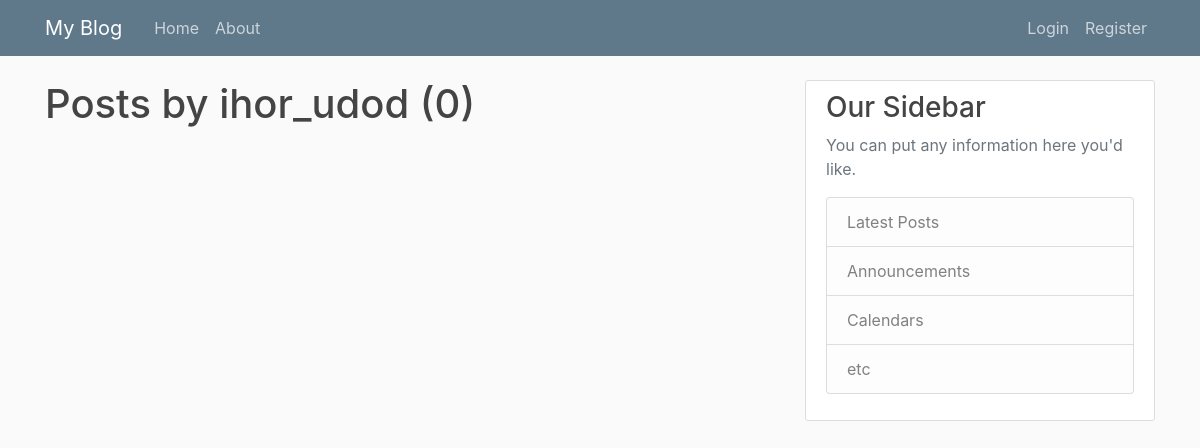
The page /user/ihor_udod on the database as committed earlier.
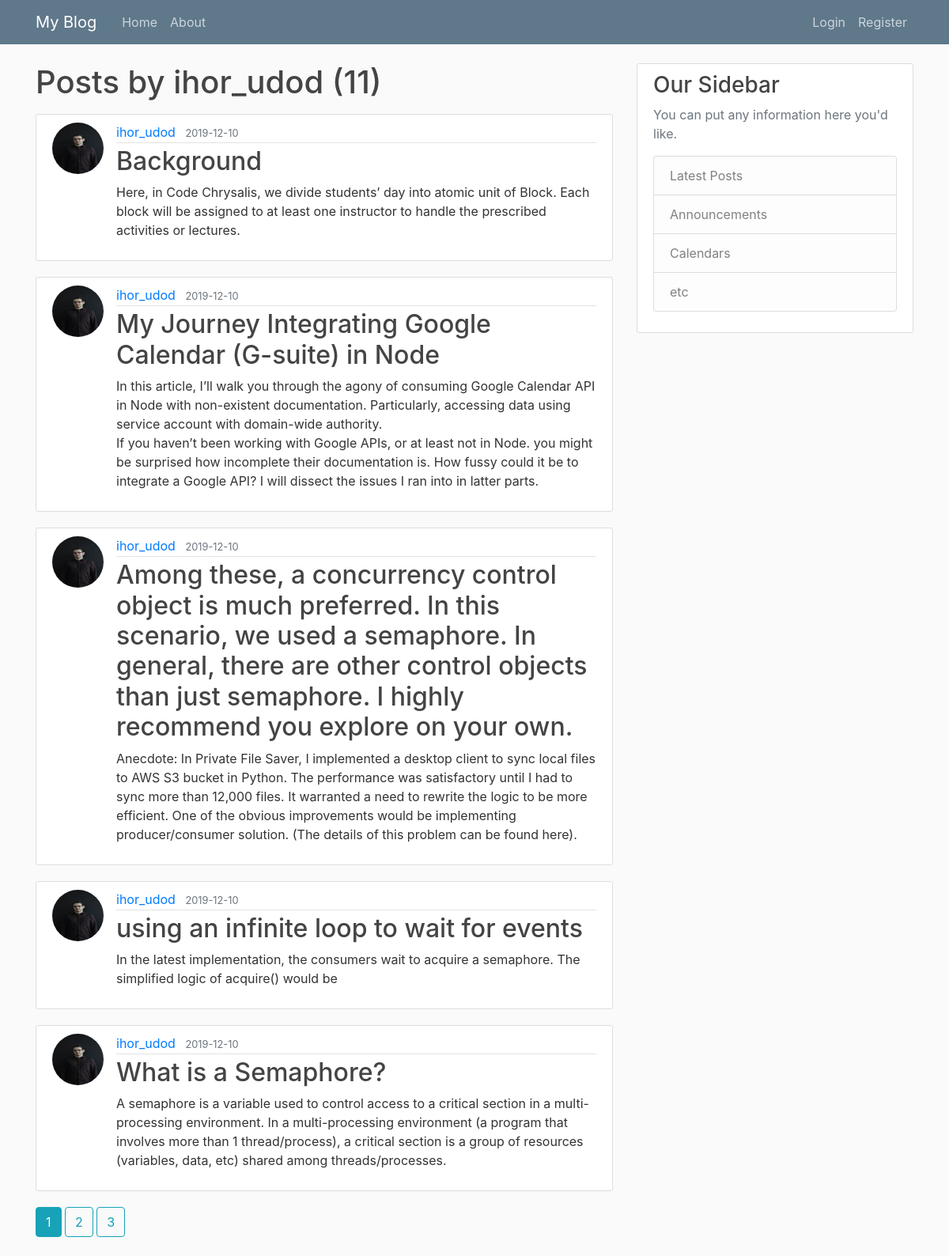
The same page on the database as committed later.
### fl_blog/models.py (models this page shows, shortened)
class Post(db.Model):
    id = db.Column(db.Integer, primary_key=True)
    title = db.Column(db.String(120), nullable=False)
    date_posted = db.Column(db.DateTime, nullable=False, default=datetime.utcnow)
    content = db.Column(db.Text, nullable=False)
    user_id = db.Column(db.Integer, db.ForeignKey("user.id"), nullable=False)

class User(db.Model, UserMixin):
    id = db.Column(db.Integer, primary_key=True)
    username = db.Column(db.String(20), unique=True, nullable=False)
    email = db.Column(db.String(120), unique=True, nullable=False)
    image_file = db.Column(db.String(20), nullable=False, default="default.jpg")
    password = db.Column(db.String(60), nullable=False)
    posts = db.relationship("Post", backref="author", lazy=True)

### fl_blog/users/routes.py (the view)
@users.route("/user/<string:username>")
def user_posts(username):
    page = request.args.get("page", 1, type=int)
    user = User.query.filter_by(username=username).first_or_404()
    posts = (
        Post.query.filter_by(author=user)
        .order_by(Post.date_posted.desc())
        .paginate(page=page, per_page=5)
    )
    return render_template("user_posts.html", posts=posts, user=user)

### fl_blog/templates/user_posts.html
{% extends "layout.html" %}
{% block content %}
<h1 class="mb-3">Posts by {{ user.username }} ({{ posts.total }})</h1>
{% for post in posts.items %}
<article class="media content-section">
  <img class="rounded-circle article-img"
    src="{{ url_for('static', filename='profile_pics/' + post.author.image_file) }}">
  <div class="media-body">
    <div class="article-metadata">
      <a class="mr-2"
        href="{{ url_for('users.user_posts', username=post.author.username) }}">{{ post.author.username }}</a>
      <small class="text-muted">{{ post.date_posted.strftime('%Y-%m-%d') }}</small>
    </div>
    <h2><a class="article-title" href="{{ url_for('posts.post', post_id=post.id) }}">{{ post.title }}</a></h2>
    <p class="article-content">{{ post.content }}</p>
  </div>
</article>
{% endfor %}
{% for page_num in posts.iter_pages(left_edge=1, right_edge=1, left_current=1, right_current=2) %}
{% if page_num %}
{% if posts.page == page_num %}
<a class="btn btn-info mb-4"
  href="{{ url_for('users.user_posts', username=user.username, page=page_num) }}">{{ page_num }}</a>
{% else %}
<a class="btn btn-outline-info mb-4"
  href="{{ url_for('users.user_posts', username=user.username, page=page_num) }}">{{ page_num }}</a>
{% endif %}
{% else %}
...
{% endif %}
{% endfor %}
{% endblock content %}

Rows that differ between the two databases and show on the page:
added Post: image_file (picture), author.username "ihor_udod", date_posted "2019-12-10", title "Background", content "Here, in Code Chrysalis, we divide students’ day into atomic unit of Block. Each block will be assigned to at least one instructor to handle the prescribed activities or lectures."
added Post: image_file (picture), author.username "ihor_udod", date_posted "2019-12-10", title "My Journey Integrating Google Calendar (G-suite) in Node", content "In this article, I’ll walk you through the agony of consuming Google Calendar API in Node with non-existent documentation. Particularly, accessing data using service account with domain-wide authority. If you haven’t been working with Google APIs, or at least not in Node. you might be surprised how incomplete their documentation is. How fussy could it be to integrate a Google API? I will dissect the issues I ran into in latter parts."
added Post: image_file (picture), author.username "ihor_udod", date_posted "2019-12-10", title "Among these, a concurrency control object is much preferred. In this scenario, we used a semaphore. In general, there are other control objects than just semaphore. I highly recommend you explore on your own.", content "Anecdote: In Private File Saver, I implemented a desktop client to sync local files to AWS S3 bucket in Python. The performance was satisfactory until I had to sync more than 12,000 files. It warranted a need to rewrite the logic to be more efficient. One of the obvious improvements would be implementing producer/consumer solution. (The details of this problem can be found here)."
added Post: image_file (picture), author.username "ihor_udod", date_posted "2019-12-10", title "using an infinite loop to wait for events", content "In the latest implementation, the consumers wait to acquire a semaphore. The simplified logic of acquire() would be"
added Post: image_file (picture), author.username "ihor_udod", date_posted "2019-12-10", title "What is a Semaphore?", content "A semaphore is a variable used to control access to a critical section in a multi-processing environment. In a multi-processing environment (a program that involves more than 1 thread/process), a critical section is a group of resources (variables, data, etc) shared among threads/processes."
Other text that changed with them:
{{ posts.total }}: "0" → "11"
new list line: "1"
new list line: "2"
new list line: "3"
